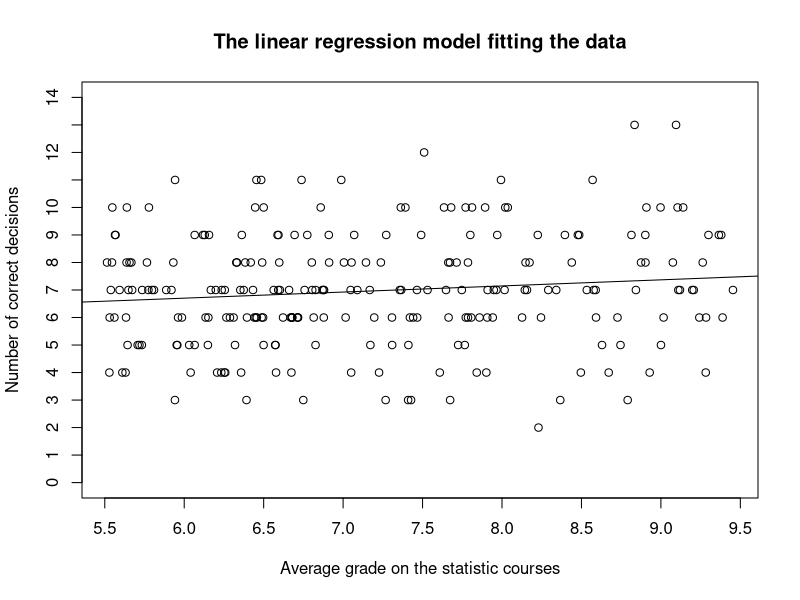
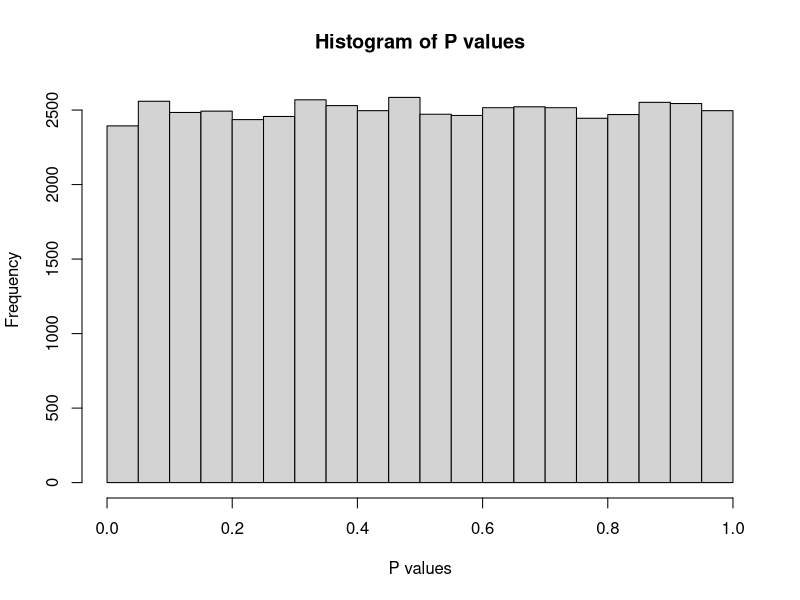
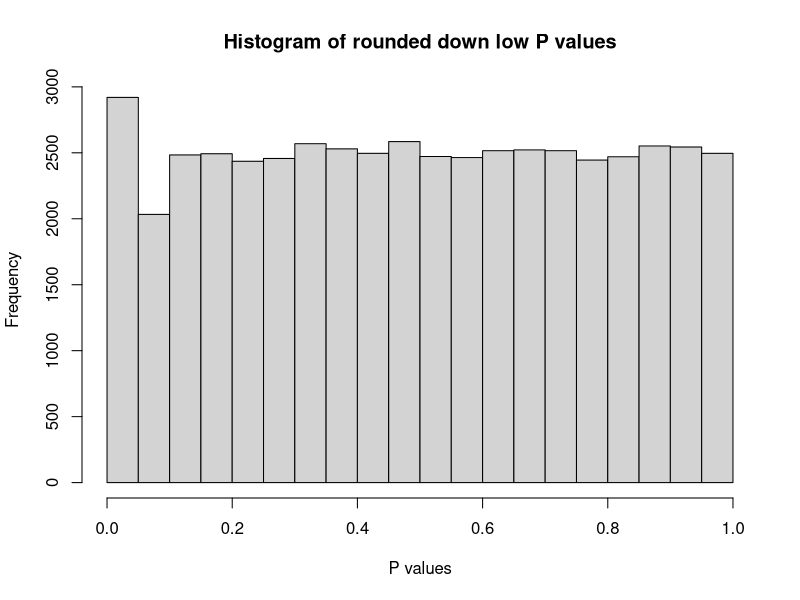
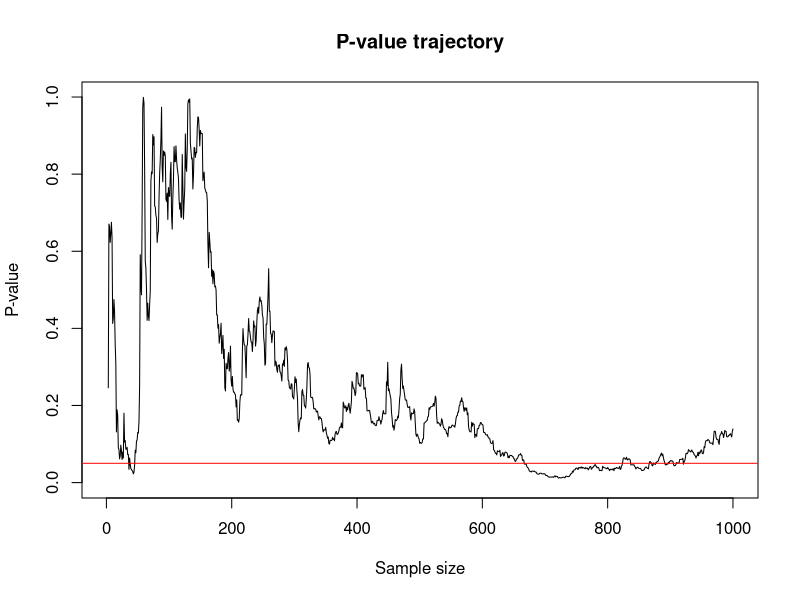
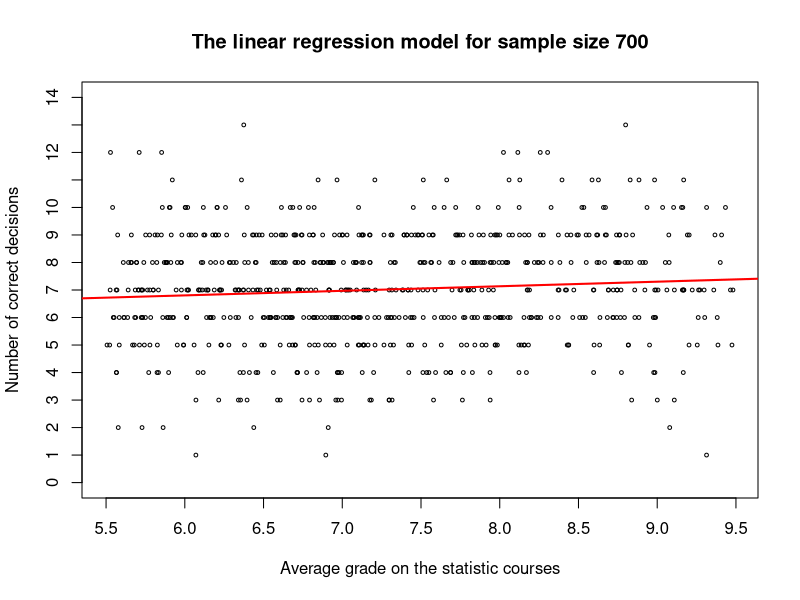

Write the R code that produced these figures, in order.
if (!requireNamespace("truncnorm", quietly = TRUE)) {
  install.packages("truncnorm")
}

library(truncnorm)


modified_round <- function(value) {
  # Round values close to 0.05 (from above) down.
  if (0.05 < value && value < 0.06) {
    return (0.05)
  } else {
    return (value)
  }
}

################################################################################

# PART B
sample_size = 237
# Number of times to repeat the experiment
tests_num = 50000
# P values extracted from each repetition of the experiment
p_values = numeric(tests_num) 
rounded_p_values = numeric(tests_num)
# Creates a reproducible environment
set.seed(42) 


# Take a sample from a truncated normal distribution for explanatory variable
x_grade_stats = rtruncnorm(sample_size, a=5.5, b=9.5, mean=6.5, sd=2)
# Generate the random noise from a truncated normal distribution
random_noise = rtruncnorm(sample_size, a=-7, b=7, mean=0, sd=2)
# Generate discrete data 
y_performance = round(7 + 0 * x_grade_stats + random_noise, digits=0)

# Fit the linear regression model
lm_fit = lm(y_performance ~ x_grade_stats)


# Plot the data with the linear function
plot(x_grade_stats, 
     y_performance,
     main = "The linear regression model fitting the data",
     xlab = "Average grade on the statistic courses",
     ylab = "Number of correct decisions",
     xaxt = "n",
     yaxt = "n",
     ylim = c(0, 14)
)

# Define custom ticks for x and y axes
x_ticks = seq(from=5.5, to=9.5, by=0.5)
y_ticks = seq(from=0, to=14, by=1)

# Add custom tick marks to the x-axis and y-axis
axis(1, at=x_ticks)
axis(2, at=y_ticks)

# Add fitted regression line to scatterplot
abline(lm_fit)

lm_fit
summary(lm_fit)


# Run tests_num amount of repetitions and push the observed
# p-values to the p_values table
for(i in 1:tests_num) {
  x_grade_stats = rtruncnorm(sample_size, a=5.5, b=9.5, mean=6.5, sd=2)
  random_noise = rtruncnorm(sample_size, a=-7, b=7, mean=0, sd=2)
  y_performance = round(7 + 0 * x_grade_stats + random_noise, digits=0)
  
  # Linear regression model 
  lm_fit = lm(y_performance ~ x_grade_stats)
  
  # Summary of the linear regression model
  lm_summary = summary(lm_fit)
  
  # Contains the p-value
  p_values[i] = lm_summary$coefficients["x_grade_stats", "Pr(>|t|)"]
  rounded_p_values[i] = modified_round(p_values[i])
}

# Plot the histogram
hist(p_values,
     main = "Histogram of P values",
     xlab="P values")

################################################################################

# PART C (Rounding p-values down)

# Plot the histogram
hist(rounded_p_values,
     main = "Histogram of rounded down low P values",
     xlab="P values")

################################################################################

# PART C (Sequential testing with optional stopping)
set.seed(201)
max_sample_size = 1000
p_values = numeric(max_sample_size)

# Take a sample from a truncated normal distribution for explanatory variable
x_grade_stats = rtruncnorm(max_sample_size, a=5.5, b=9.5, mean=6.5, sd=2)
# Generate the random noise from a truncated normal distribution
random_noise = rtruncnorm(max_sample_size, a=-7, b=7, mean=0, sd=2)
# Generate the data
y_performance = round(7 + 0 * x_grade_stats + random_noise, digits=0)

for(sample_size in 2:max_sample_size) {
  # Consider the results of only sample_size observations
  grade_stats = x_grade_stats[1:sample_size]
  performance = y_performance[1:sample_size]
  lm_fit = lm(performance ~ grade_stats)
  
  # Summary of the linear regression model
  lm_summary = summary(lm_fit)
  
  # Save all the P-values for a reduced samples
  p_value = lm_summary$coefficients["grade_stats", "Pr(>|t|)"]
  p_values[sample_size] = p_value
}

# Plot the trajectory of the P-values
plot(1:max_sample_size, 
     p_values,
     main = "P-value trajectory",
     xlab = "Sample size",
     ylab = "P-value",
     type="l"
)

abline(a=0.05, b=0, col="red")


# Additional plot for the first sample with significant results
n_when_significant = 700
grade_stats = x_grade_stats[1:n_when_significant]
performance = y_performance[1:n_when_significant]
lm_fit = lm(performance ~ grade_stats)

# Summary of the linear regression model
lm_summary = summary(lm_fit)
print(lm_summary$coefficients["grade_stats", "Pr(>|t|)"])

# Plot the data with the linear function
title = paste("The linear regression model for sample size", 
              n_when_significant)
plot(grade_stats, 
     performance,
     main = title,
     xlab = "Average grade on the statistic courses",
     ylab = "Number of correct decisions",
     xaxt = "n",
     yaxt = "n",
     ylim = c(0, 14),
     cex = 0.5  # Reduce point size (default is 1)
)

# Define custom ticks for x and y axes
x_ticks = seq(from=5.5, to=9.5, by=0.5)
y_ticks = seq(from=0, to=14, by=1)

# Add custom tick marks to the x-axis and y-axis
axis(1, at=x_ticks)
axis(2, at=y_ticks)

# Add fitted regression line to scatterplot
abline(lm_fit, col="red", lwd = 2)  # lwd increases line width
